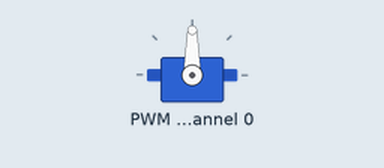
This program was run on a simulated Raspberry Pi (BCM pin numbers). Shown: servo. At 2.0 s the program stops and its outputs stay as they are.

Above: at 0.1 s.
At 0.6 s:
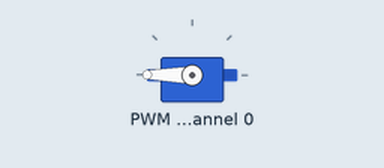
At 1.1 s:
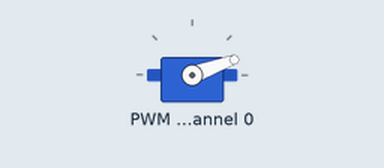
Timing chart, 0 to 3.0 s (numbered marks = the images above):
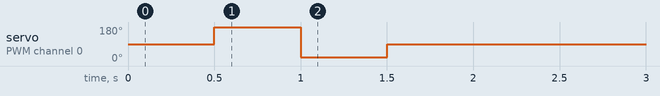

The program:

Story5.py
```python
import RPi.GPIO as GPIO
from adafruit_servokit import ServoKit
import time

kit = ServoKit(channels=16)


kit.servo[0].angle = 90
time.sleep(0.5)
kit.servo[0].angle =180
time.sleep(0.5)
kit.servo[0].angle = 20
time.sleep(0.5)
kit.servo[0].angle = 90
time.sleep(0.5)
```

Measured:
- by itself, servo on PWM channel 0: 90° → 180° at 0.50 s, → 20° 0.50 s later, → 90° 0.50 s later
